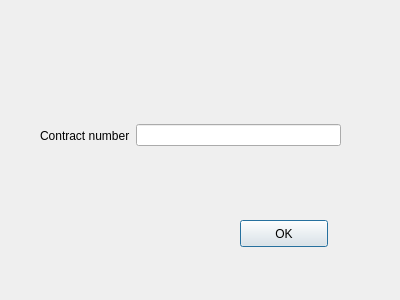
<?xml version="1.0" encoding="UTF-8"?>
<ui version="4.0">
 <class>findcontr</class>
 <widget class="QDialog" name="findcontr">
  <property name="geometry">
   <rect>
    <x>0</x>
    <y>0</y>
    <width>400</width>
    <height>300</height>
   </rect>
  </property>
  <property name="windowTitle">
   <string>Dialog</string>
  </property>
  <widget class="QPushButton" name="pushButton">
   <property name="geometry">
    <rect>
     <x>240</x>
     <y>220</y>
     <width>88</width>
     <height>27</height>
    </rect>
   </property>
   <property name="text">
    <string>OK</string>
   </property>
  </widget>
  <widget class="QWidget" name="horizontalLayoutWidget">
   <property name="geometry">
    <rect>
     <x>40</x>
     <y>80</y>
     <width>301</width>
     <height>111</height>
    </rect>
   </property>
   <layout class="QHBoxLayout" name="horizontalLayout">
    <item>
     <widget class="QLabel" name="label">
      <property name="text">
       <string>Contract number</string>
      </property>
     </widget>
    </item>
    <item>
     <widget class="QLineEdit" name="lineEdit"/>
    </item>
   </layout>
  </widget>
 </widget>
 <resources/>
 <connections/>
</ui>
